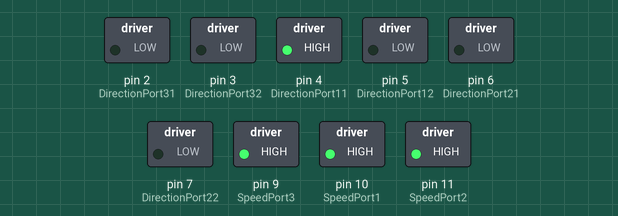
The sketch below on a simulated Arduino Mega 2560, built with avr-gcc and run on an emulated ATmega2560. On the bench: switched loads named in the sketch (green lamp = pin HIGH).

Above: at 0.1 s.
Timing chart, 0 to 1.6 s (numbered marks = the images above):
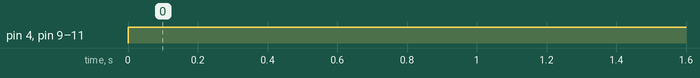

Measured:
- by itself, pin 4 (DirectionPort11), pin 9 (SpeedPort3), pin 10 (SpeedPort1), pin 11 (SpeedPort2): LOW → HIGH at 0.00 s

The sketch:

motor_test.ino
```cpp
/////////////////////////////////////////////////////////////
/////////////////////////////////////////////////////////////
////////////////////// Public Setup /////////////////////////
/////////////////////////////////////////////////////////////
/////////////////////////////////////////////////////////////

#include <Wire.h>

// Set motor pins
#define DirectionPort11 4
#define DirectionPort12 5
#define DirectionPort21 6
#define DirectionPort22 7
#define DirectionPort31 2
#define DirectionPort32 3

// Motorpins for speed
#define SpeedPort1 10
#define SpeedPort2 11
#define SpeedPort3 9

// Set kicker pin
#define kickerPin 12

byte Direction;
byte correct;
byte verify;
int error;
boolean kicker = false;
int speedMulitply = 9;


/////////////////////////////////////////////////////////////
/////////////////////////////////////////////////////////////
////////////////////////// Main /////////////////////////////
/////////////////////////////////////////////////////////////
/////////////////////////////////////////////////////////////

void setup() {

  // Motors
  // PWM ports
  pinMode (SpeedPort1, OUTPUT);
  pinMode (SpeedPort2, OUTPUT);
  pinMode (SpeedPort3, OUTPUT);
  // Direction ports
  pinMode (DirectionPort11, OUTPUT);
  pinMode (DirectionPort12, OUTPUT);
  pinMode (DirectionPort21, OUTPUT);
  pinMode (DirectionPort22, OUTPUT);
  pinMode (DirectionPort31, OUTPUT);
  pinMode (DirectionPort32, OUTPUT);
  Wire.begin(0x30);                // Join i2c bus with address 0x30
  Serial.begin(115200);           // Start serial for output
}

void loop() {
    analogWrite(SpeedPort1, 255);
    analogWrite(SpeedPort2, 255);
    analogWrite(SpeedPort3, 255);
    digitalWrite(DirectionPort12, LOW);
    digitalWrite(DirectionPort11, HIGH);
    digitalWrite(DirectionPort22, LOW);
    digitalWrite(DirectionPort21, LOW);
    digitalWrite(DirectionPort32, LOW);
    digitalWrite(DirectionPort31, LOW);
}


/////////////////////////////////////////////////////////////
/////////////////////////////////////////////////////////////
////////////////////////// I2C //////////////////////////////
/////////////////////////////////////////////////////////////
/////////////////////////////////////////////////////////////

void i2cPacket(int howMany) {
  Direction = Wire.read(); // Read the Direction variable sent from the mega via i2c
  correct = Wire.read();   // Read the Motor_X variable sent from the mega via i2c and minus 100
  kicker = Wire.read();
  verify = Wire.read();    // Read the verify variable sent from the mega via i2c

  Serial.println();
  Serial.print(Direction);
  Serial.print("\t Correct: ");
  Serial.print(correct);
  Serial.print("\t Kicker: ");
  Serial.print(kicker);
  Serial.print("\t Verify: ");
  Serial.print(verify);
  Serial.print("\t");


  if (Direction + correct + kicker  == verify){ // Check if the sum of all of the variables sent is the same as the verify variable
    checkDirection(); // Move in the coresponding direction
    kick(); // Check to see if it the kicker should fire
  }else{
    Serial.print("Check is invalid");
    Serial.print(error);
    error++;
  }
}


/////////////////////////////////////////////////////////////
/////////////////////////////////////////////////////////////
//////////////////////// Motors /////////////////////////////
/////////////////////////////////////////////////////////////
/////////////////////////////////////////////////////////////

void turnM1(int velo){
  if(false){ // If input is 0, power to motors is set to full but both in directions to act as brakes
    analogWrite(SpeedPort1, 255);
    digitalWrite(DirectionPort11, HIGH);
    digitalWrite(DirectionPort12, HIGH);
  }
  else if(true){ // If input is grater than 0, power to motors is set to input and set to turn in one direction
    velo = velo * 2.55;
    analogWrite(SpeedPort1, velo);
    digitalWrite(DirectionPort11, LOW);
    digitalWrite(DirectionPort12, HIGH);
  }
  else{
    velo = abs(velo) * 2.55; // Otherwise , power to motors is set to the absolute of the input and set to turn in the other direction
    analogWrite(SpeedPort1, velo);
    digitalWrite(DirectionPort11, HIGH);
    digitalWrite(DirectionPort12, LOW);
  }
}

void turnM2(int velo){
  if(velo == 0){
    analogWrite(SpeedPort2, 255);
    digitalWrite(DirectionPort22, HIGH);
    digitalWrite(DirectionPort21, HIGH);
  }
  else if(velo > 0){
    velo = velo * 2.55;
    analogWrite(SpeedPort2, velo);
    digitalWrite(DirectionPort22, LOW);
    digitalWrite(DirectionPort21, HIGH);
  }
  else{
    velo = abs(velo) * 2.55;
    analogWrite(SpeedPort2, velo);
    digitalWrite(DirectionPort22, HIGH);
    digitalWrite(DirectionPort21, LOW);
  }
}

void turnM3(int velo){
  if(velo == 0){
    analogWrite(SpeedPort3, 255);
    digitalWrite(DirectionPort32, HIGH);
    digitalWrite(DirectionPort31, HIGH);
  }
  else if(velo > 0){
    velo = velo * 2.55;
    analogWrite(SpeedPort3, velo);
    digitalWrite(DirectionPort32, LOW);
    digitalWrite(DirectionPort31, HIGH);
  }
  else{
    velo = abs(velo) * 2.55;
    analogWrite(SpeedPort3, velo);
    digitalWrite(DirectionPort32, HIGH);
    digitalWrite(DirectionPort31, LOW);
  }
}

void checkDirection(){
  /*
    if(Direction == 0){
    brake();
  }else if (Direction == 1){
    forward();
  }else if (Direction == 2){
    forwardLeft();
  }else if (Direction == 3){
    forwardRight();
  }else if (Direction == 4){
    backLeft();
  }else if (Direction == 5){
    backRight();
  }else if (Direction == 6){
    back();
  }
  */

}

void brake() {
  turnM1 (0);
  turnM2 (0);
  turnM3 (0);
}

void forward() {
 if (true) {// Go forward
    turnM2 (100);
    turnM1 (100);
  }else if (correct == 8) { // Correct Left, puts less power to motor 1
    turnM1 (8*speedMulitply);
    turnM2 (10*speedMulitply);
  }else if (correct == 9) {// Correct Right, puts less power to motor 2
    turnM1 (10*speedMulitply);
    turnM2 (8*speedMulitply);
  }
  turnM3 (0);
}

void forwardLeft() {
  turnM2 (10*speedMulitply);
  turnM3 (-10*speedMulitply);
  turnM1 (0);
}

void forwardRight() {
  turnM3 (10*speedMulitply);
  turnM1 (10*speedMulitply);
  turnM2 (0);
}

void backLeft() {
  turnM3 (-10*speedMulitply);
  turnM1 (-10*speedMulitply);
  turnM2 (0);
}

void backRight() {
  turnM3 (10*speedMulitply);
  turnM2 (-10*speedMulitply);
  turnM1 (0);
}

void back() {
  if (true) {// Go back
    turnM1 (-10*speedMulitply);
    turnM2 (-10*speedMulitply);
  }else if (correct == 9) { // Correct Left, puts more power to motor 1
    turnM1 (-10*speedMulitply);
    turnM2 (-8*speedMulitply);
  }else if (correct == 8) {// Correct Right, puts more power to motor 2
    turnM1 (-8*speedMulitply);
    turnM2 (-10*speedMulitply);
  }
  turnM3 (0);
}


/////////////////////////////////////////////////////////////
/////////////////////////////////////////////////////////////
//////////////////////// Kicker /////////////////////////////
/////////////////////////////////////////////////////////////
/////////////////////////////////////////////////////////////

void kick(){
  if (kicker == true && Direction == 0){ // Check if kicker boolean is true then kick
    digitalWrite(kickerPin, HIGH);// Set kicker trigger to high
    delay(80);// Wait 80 ms
    digitalWrite(kickerPin, LOW);// Set kicker trigger to low
    kicker = false;
  }

}
```
